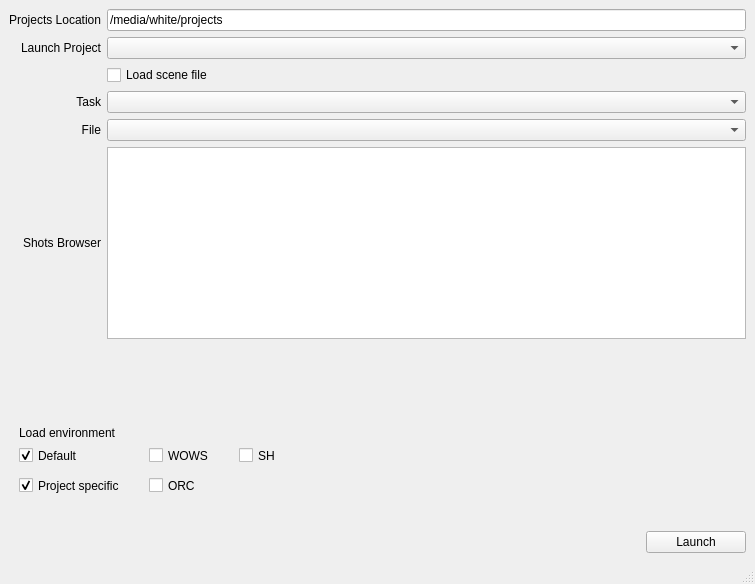
<?xml version="1.0" encoding="UTF-8"?>
<ui version="4.0">
 <class>HoudiniLauncher</class>
 <widget class="QMainWindow" name="HoudiniLauncher">
  <property name="geometry">
   <rect>
    <x>0</x>
    <y>0</y>
    <width>755</width>
    <height>584</height>
   </rect>
  </property>
  <property name="windowTitle">
   <string>MainWindow</string>
  </property>
  <widget class="QWidget" name="centralwidget">
   <layout class="QGridLayout" name="gridLayout_2">
    <item row="0" column="0">
     <layout class="QGridLayout" name="gridLayout">
      <item row="2" column="3">
       <widget class="QCheckBox" name="checkLoadFile">
        <property name="text">
         <string>Load scene file</string>
        </property>
       </widget>
      </item>
      <item row="0" column="3">
       <widget class="QLineEdit" name="projects_location">
        <property name="text">
         <string>/media/white/projects</string>
        </property>
       </widget>
      </item>
      <item row="4" column="3">
       <widget class="QComboBox" name="shotsList"/>
      </item>
      <item row="0" column="2">
       <widget class="QLabel" name="label">
        <property name="text">
         <string>Projects Location</string>
        </property>
        <property name="alignment">
         <set>Qt::AlignRight|Qt::AlignTrailing|Qt::AlignVCenter</set>
        </property>
       </widget>
      </item>
      <item row="4" column="2">
       <widget class="QLabel" name="label_5">
        <property name="text">
         <string>File</string>
        </property>
        <property name="alignment">
         <set>Qt::AlignRight|Qt::AlignTrailing|Qt::AlignVCenter</set>
        </property>
       </widget>
      </item>
      <item row="1" column="2">
       <widget class="QLabel" name="label_2">
        <property name="text">
         <string>Launch Project</string>
        </property>
        <property name="alignment">
         <set>Qt::AlignRight|Qt::AlignTrailing|Qt::AlignVCenter</set>
        </property>
       </widget>
      </item>
      <item row="5" column="3">
       <widget class="QTreeView" name="treeViewShots">
        <attribute name="headerMinimumSectionSize">
         <number>200</number>
        </attribute>
        <attribute name="headerDefaultSectionSize">
         <number>300</number>
        </attribute>
       </widget>
      </item>
      <item row="1" column="3">
       <widget class="QComboBox" name="projects_list"/>
      </item>
      <item row="7" column="3">
       <spacer name="verticalSpacer_2">
        <property name="orientation">
         <enum>Qt::Vertical</enum>
        </property>
        <property name="sizeHint" stdset="0">
         <size>
          <width>20</width>
          <height>40</height>
         </size>
        </property>
       </spacer>
      </item>
      <item row="5" column="2">
       <widget class="QLabel" name="label_3">
        <property name="text">
         <string>Shots Browser</string>
        </property>
        <property name="alignment">
         <set>Qt::AlignRight|Qt::AlignTrailing|Qt::AlignVCenter</set>
        </property>
       </widget>
      </item>
      <item row="3" column="3">
       <widget class="QComboBox" name="tasksList"/>
      </item>
      <item row="3" column="2">
       <widget class="QLabel" name="label_6">
        <property name="text">
         <string>Task</string>
        </property>
        <property name="alignment">
         <set>Qt::AlignRight|Qt::AlignTrailing|Qt::AlignVCenter</set>
        </property>
       </widget>
      </item>
     </layout>
    </item>
    <item row="2" column="0">
     <widget class="QPushButton" name="launch_project">
      <property name="maximumSize">
       <size>
        <width>100</width>
        <height>16777215</height>
       </size>
      </property>
      <property name="layoutDirection">
       <enum>Qt::RightToLeft</enum>
      </property>
      <property name="text">
       <string>Launch</string>
      </property>
     </widget>
    </item>
    <item row="1" column="0">
     <widget class="QFrame" name="frame">
      <property name="minimumSize">
       <size>
        <width>0</width>
        <height>110</height>
       </size>
      </property>
      <property name="frameShape">
       <enum>QFrame::NoFrame</enum>
      </property>
      <property name="frameShadow">
       <enum>QFrame::Raised</enum>
      </property>
      <property name="lineWidth">
       <number>0</number>
      </property>
      <widget class="QCheckBox" name="checkDefaultEnv">
       <property name="geometry">
        <rect>
         <x>10</x>
         <y>30</y>
         <width>85</width>
         <height>21</height>
        </rect>
       </property>
       <property name="text">
        <string>Default</string>
       </property>
       <property name="checked">
        <bool>true</bool>
       </property>
      </widget>
      <widget class="QLabel" name="label_4">
       <property name="geometry">
        <rect>
         <x>10</x>
         <y>10</y>
         <width>121</width>
         <height>16</height>
        </rect>
       </property>
       <property name="text">
        <string>Load environment</string>
       </property>
      </widget>
      <widget class="QCheckBox" name="checkProjectEnv">
       <property name="geometry">
        <rect>
         <x>10</x>
         <y>60</y>
         <width>151</width>
         <height>21</height>
        </rect>
       </property>
       <property name="text">
        <string>Project specific</string>
       </property>
       <property name="checked">
        <bool>true</bool>
       </property>
      </widget>
      <widget class="QCheckBox" name="checkWowsEnv">
       <property name="geometry">
        <rect>
         <x>140</x>
         <y>30</y>
         <width>85</width>
         <height>21</height>
        </rect>
       </property>
       <property name="text">
        <string>WOWS</string>
       </property>
      </widget>
      <widget class="QCheckBox" name="checkOrcEnv">
       <property name="geometry">
        <rect>
         <x>140</x>
         <y>60</y>
         <width>85</width>
         <height>21</height>
        </rect>
       </property>
       <property name="text">
        <string>ORC</string>
       </property>
      </widget>
      <widget class="QCheckBox" name="checkShEnv">
       <property name="geometry">
        <rect>
         <x>230</x>
         <y>30</y>
         <width>85</width>
         <height>21</height>
        </rect>
       </property>
       <property name="text">
        <string>SH</string>
       </property>
      </widget>
     </widget>
    </item>
   </layout>
  </widget>
  <widget class="QMenuBar" name="menubar">
   <property name="enabled">
    <bool>false</bool>
   </property>
   <property name="geometry">
    <rect>
     <x>0</x>
     <y>0</y>
     <width>755</width>
     <height>20</height>
    </rect>
   </property>
  </widget>
  <widget class="QStatusBar" name="statusbar"/>
 </widget>
 <resources/>
 <connections/>
</ui>
